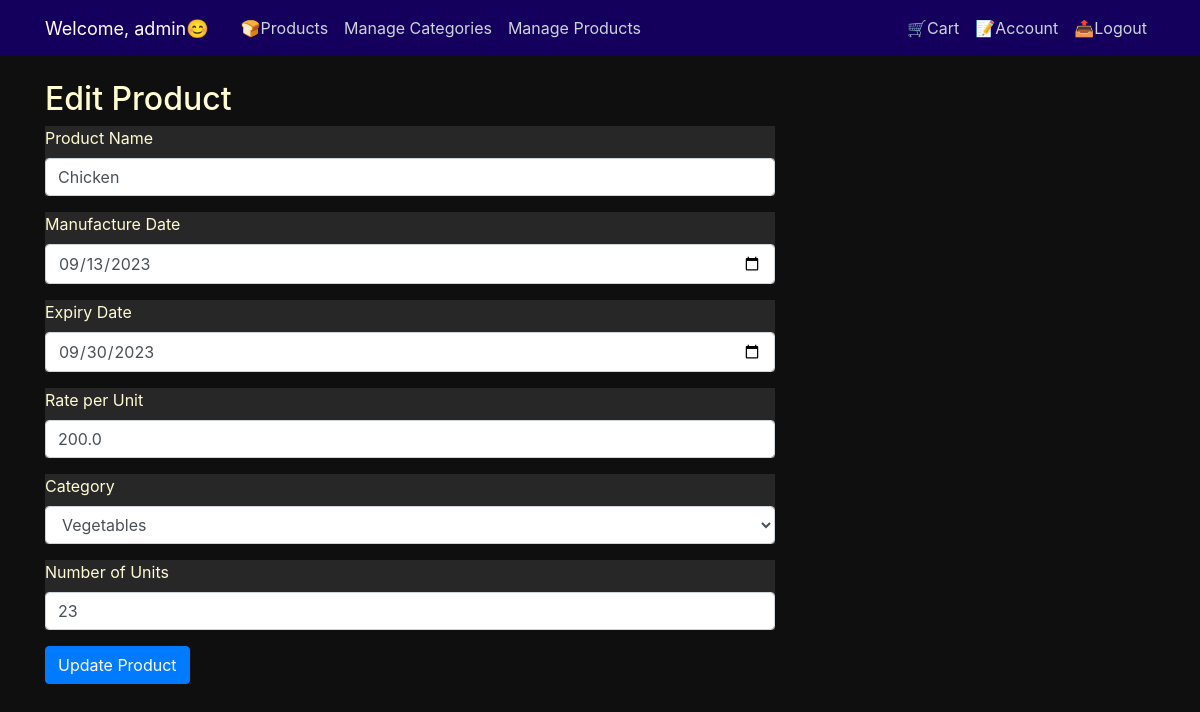
Page /edit_product/4 (signed in) on the committed database.
### GroceryStore/models.py (models this page shows, shortened)
class User(db.Model, UserMixin):
    id = db.Column(db.Integer, primary_key=True)
    username = db.Column(db.String(20), unique=True, nullable=False)
    email = db.Column(db.String(120), unique=True, nullable=False)
    image_file = db.Column(db.String(20), nullable=False, default='default.jpg')
    password = db.Column(db.String(20), nullable=False)
    is_admin = db.Column(db.Boolean, default=False)
    purchases = db.relationship('Product', secondary=purchases, backref='buyers', lazy='dynamic')

class Product(db.Model):
    id = db.Column(db.Integer, primary_key=True)
    name = db.Column(db.String(100), nullable=False)
    manufacture_date = db.Column(db.DateTime, nullable=True)
    expiry_date = db.Column(db.DateTime, nullable=True)
    rate_per_unit = db.Column(db.Float, nullable=False)
    units = db.Column(db.Integer, nullable=False)
    category_id = db.Column(db.Integer, db.ForeignKey('category.id'), nullable=False)
    quantity = db.Column(db.Integer, nullable=False, default=0)

### GroceryStore/routes.py (the view, shortened to what this page needs)
@app.route("/edit_product/<int:product_id>", methods=['GET', 'POST'])
@login_required
def edit_product(product_id):
    if not current_user.is_admin:
        flash("You don't have permission to access this page.", 'danger')
        return redirect(url_for('login'))
    product = Product.query.get_or_404(product_id)
    form = ProductForm(obj=product)
    categories = Category.query.all()
    form.category.choices = [(category.id, category.name) for category in categories]
    return render_template("edit_product.html", form=form, product=product, categories=categories, title='Edit Product')

### GroceryStore/forms.py
class ProductForm(FlaskForm):
    name = StringField('Product Name', validators=[DataRequired(), Length(max=100)])
    manufacture_date = DateField('Manufacture Date', validators=[Optional()])
    expiry_date = DateField('Expiry Date', validators=[Optional()])
    rate_per_unit = FloatField('Rate per Unit', validators=[DataRequired()])
    category = SelectField('Category', coerce=int, choices=[])
    units = IntegerField('Number of Units', validators=[DataRequired()])
    submit = SubmitField('Submit')

### GroceryStore/models.py (called while the page is built)
@login_manager.user_loader
def load_user(user_id):
    return User.query.get(int(user_id))

### GroceryStore/templates/edit_product.html (shortened to what this page needs)
{% extends "layout.html" %}
{% block content %}
  <h2>Edit Product</h2>
  <form method="POST">
    <div class="form-group">
      {{ form.name.label }}
      {{ form.name(class="form-control") }}
    </div>
    <div class="form-group">
      {{ form.manufacture_date.label }}
      {{ form.manufacture_date(class="form-control") }}
    </div>
    <div class="form-group">
      {{ form.expiry_date.label }}
      {{ form.expiry_date(class="form-control") }}
    </div>
    <div class="form-group">
      {{ form.rate_per_unit.label }}
      {{ form.rate_per_unit(class="form-control") }}
    </div>
    <div class="form-group">
        <label for="category">Category</label>
        <select name="category" id="category" class="form-control">
          {% for category in categories %}
            <option value="{{ category.id }}" {% if category.id == form.category.data %}selected{% endif %}>
              {{ category.name }}
            </option>
          {% endfor %}
        </select>
    </div>
    <div class="form-group">
      {{ form.units.label }}
      {{ form.units(class="form-control") }}
    </div>
    <button type="submit" class="btn btn-primary">Update Product</button>
  </form>
{% endblock %}

### GroceryStore/templates/layout.html (shortened to what this page needs)
<html>
    <head>
        <link rel="stylesheet" href="https://cdn.jsdelivr.net/npm/bootstrap@4.0.0/dist/css/bootstrap.min.css">
        <link rel="stylesheet" type="text/css" href="{{ url_for('static', filename='main.css') }}">
    </head>
    <body>
        <header class="site-header">
          <nav class="navbar navbar-expand-md navbar-dark bg-steel fixed-top">
            <div class="container">
              <a class="navbar-brand mr-4" style="color: #ffffff; font-size: 18px;">Welcome, {{ current_user.username }}😊</a>
                <div class="collapse navbar-collapse" id="navbarToggle">
                  <div class="navbar-nav mr-auto">
                      {% if current_user.is_authenticated %}
                      <a class="nav-item nav-link mx-auto" href="/user_products">🍞Products</a>
                          {% if current_user.is_admin %}
                              <a class="nav-item nav-link" href="{{ url_for('manage_categories') }}">Manage Categories</a>
                              <a class="nav-item nav-link" href="{{ url_for('manage_products') }}">Manage Products</a>
                          {% else %}
                              <a class="nav-item nav-link" href="{{ url_for('search') }}">🔍Search</a>
                          {% endif %}
                      {% endif %}
                  </div>
                  <div class="navbar-nav">
                      {% if current_user.is_authenticated %}
                          <a class="nav-item nav-link" href="{{ url_for('cart') }}">🛒Cart</a>
                          <a class="nav-item nav-link" href="{{ url_for('account') }}">📝Account</a>
                          <a class="nav-item nav-link" href="{{ url_for('logout') }}">📤Logout</a>
                      {% else %}
                          <a class="nav-item nav-link" href="{{ url_for('login') }}">Login</a>
                          <a class="nav-item nav-link" href="{{ url_for('register') }}">Register</a>
                      {% endif %}
                  </div>
              </div>
            </div>
          </nav>
        </header>
        <main role="main" class="container">
            <div class="row">
              <div class="col-md-8">
                {% block content %}{% endblock %}
              </div>
            </div>
        </main>
    </body>
</html>

### GroceryStore/static/main.css (style rules this page uses)
body { background: #0f0f0f; color: #333333; margin-top: 5rem; }
h1, h2, h3, h4, h5, h6, p { color: #fffcd3; }
.form-group { background: #272727; color: #fffcd3; }
.bg-steel { background-color: #0070c0; }
.site-header .navbar-nav .nav-link { color: #cbd5db; }
.navbar { background: #14005c; }

### rows in the picture
User: username "admin"
Product: name "Chicken", manufacture_date "09/13/2023", expiry_date "09/30/2023", rate_per_unit "200.0", units "23"

### other values in the picture
form field category "Vegetables"
